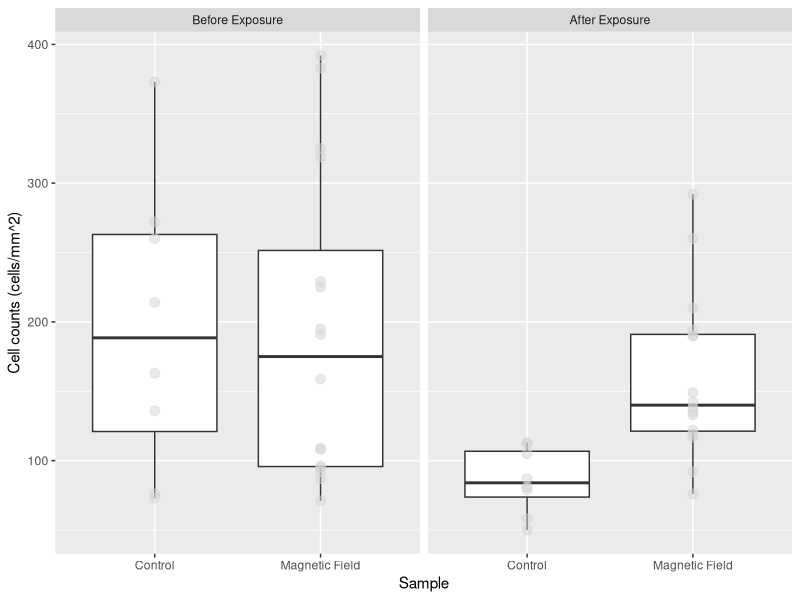
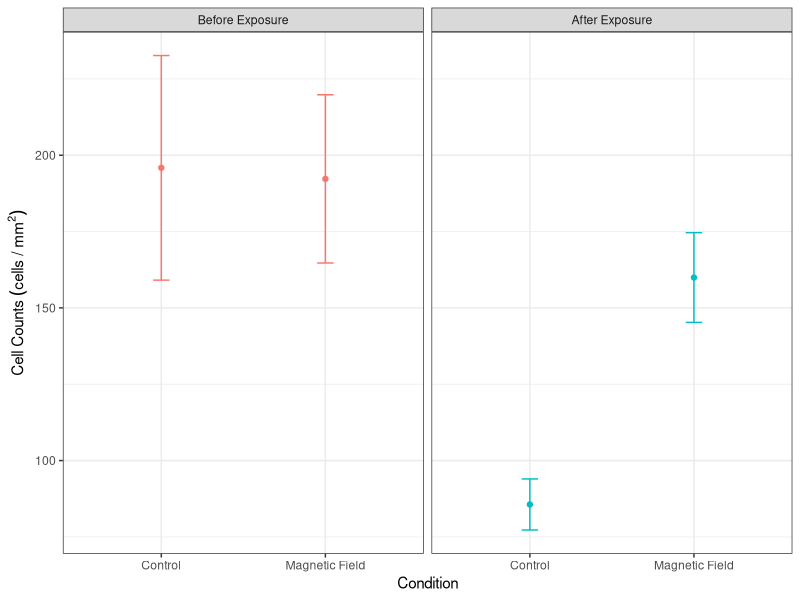

Write the R code that produced these figures, in order.
## ---- chunk 1
# clear the environment
rm(list = ls())

# import the libraries that we will use
library(ggplot2)
library(dplyr)
library(here)
library(ggfortify)

cells <- read.csv(here("Data", "Cellcountdata_11-9_11-13.csv"),stringsAsFactors = TRUE)
## ---- chunk 2
# relevel the data to put the control first
cells<- mutate(cells, Condition = relevel(Condition, ref = "Control"))

# reassign the values of the different EMF conditions to combine them
cells <- cells %>% mutate(Exposure = recode(cells$Date, "11/10/2022" = 'After Exposure', "11/9/2022" = 'Before Exposure'))

# relevel the data to put the before exposure first
cells<- mutate(cells, Exposure = relevel(Exposure, ref = "Before Exposure"))

cells <- cells %>% mutate(Condition = recode(cells$Condition, "Control" = 'Control', "B-Field" = 'Magnetic Field'))


# make a box plot of the data
ggplot(cells, aes(x = Condition, y = Cells)) +
geom_boxplot()+
  geom_point(size = 3, colour = 'lightgrey', alpha = 0.5)+
  facet_wrap(~Exposure)+
  xlab("Sample") +
  ylab("Cell counts (cells/mm^2)")
## ---- chunk 3
# find the means of the cell counts and put them in a new table
mean_counts <- cells %>% group_by(Condition,Exposure) %>% summarise(
  meancounts = mean(Cells),
  secounts = sd(Cells)/sqrt(sum(!is.na(Cells))                                                             ))
## ---- chunk 4
# create scatterplot with error bars
ggplot(mean_counts, aes(Condition, meancounts, color = Exposure))+
     geom_point()+
     geom_line()+
     geom_errorbar(aes(ymin = meancounts - secounts,
                       ymax = meancounts + secounts), width = 0.1)+
    theme_bw()+
    facet_wrap(~Exposure)+
    theme(legend.position="none")+
    xlab("Condition")+
    ylab(expression(Cell~Counts~(cells~"/"~mm^2)))
